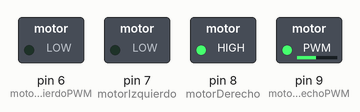
Recording of a sketch running on a simulated Arduino Uno, built with avr-gcc and run on an emulated ATmega328P. On the bench: switched loads named in the sketch (green lamp = pin HIGH).

Above: at 0.1 s.
Timing chart, 0 to 1.6 s (numbered marks = the images above):
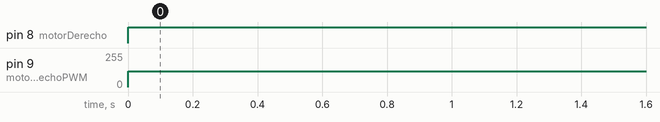

Measured:
- by itself, pin 8 (motorDerecho): LOW → HIGH at 0.00 s
- by itself, pin 9 (motorDerechoPWM): 0/255 → 120/255 at 0.00 s

The sketch:

02-EjercicioMotoresMueveSentidoAntiHorarioRuedaIzquierda.ino
```cpp
// Se mueve en sentido antihorario-> solo funciona la rueda izquierda girando hacia atrás

int motorIzquierdoPWM = 6;
int motorIzquierdo = 7;
int motorDerecho = 8;
int motorDerechoPWM = 9;

void setup()
{
    pinMode(motorIzquierdoPWM, OUTPUT);
    pinMode(motorIzquierdo, OUTPUT);
    pinMode(motorDerecho, OUTPUT);
    pinMode(motorDerechoPWM, OUTPUT);
}

void loop()
{
    digitalWrite(motorIzquierdo, LOW);
    digitalWrite(motorDerecho, HIGH);
    analogWrite(motorIzquierdoPWM, 0);
    analogWrite(motorDerechoPWM, 120);
}
```
